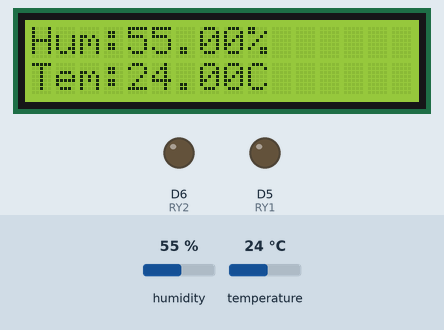
Recording of a sketch running on a simulated ESP8266 (NodeMCU). On the bench: 16×2 character LCD, output pins drawn as LEDs (lit = HIGH). The test bench sets the inputs (shaded band); at power-on: temperature 24 °C, humidity 55 %. What the sketch prints to the serial monitor is not drawn.

Above: at 1.3 s.
1.4 s: temperature set to 26 °C
At 3.3 s:
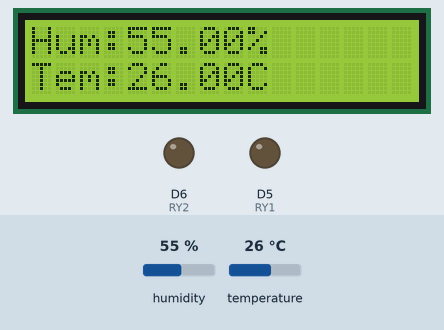
4.2 s: temperature set to 29 °C
At 4.6 s:
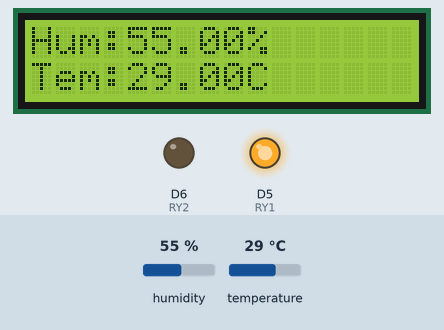
7.0 s: humidity set to 22 %
At 9.6 s:
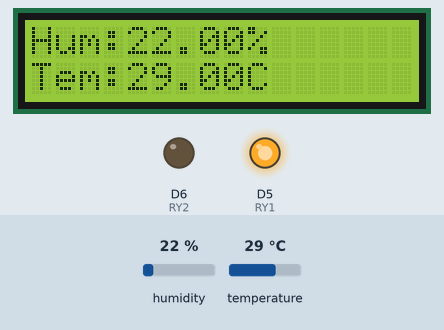
9.9 s: humidity set to 40 %
At 11.0 s:
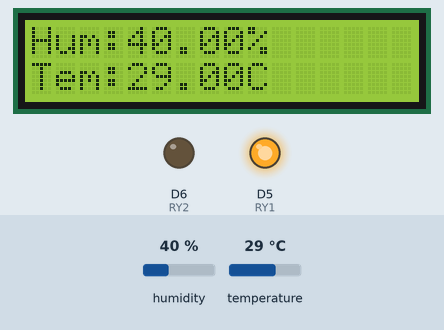
Timing chart, 0 to 12.9 s (numbered marks = the images above; inputs shaded):
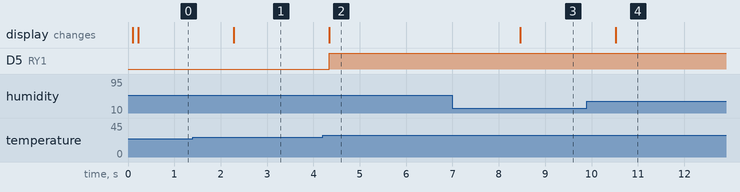

Measured:
- the behaviour switches between 27 and 28 °C on temperature (found by bisection; images 1 and 2)
- after the input at 1.4 s, the display: changes after 0.88 s (image 1)
- after the input at 4.2 s, D5 (RY1): LOW → HIGH after 0.14 s; the display: changes after 0.14 s (image 2)
- after the input at 7.0 s, the display: changes after 1.5 s (image 3)
- after the input at 9.9 s, the display: changes after 0.62 s (image 4)

The sketch:

ESP8266-DHT22-WATER-LCD.ino
```cpp
#include <Wire.h>
#include "DHT.h"
#include <LiquidCrystal_I2C.h>
/*
#include <SPI.h>  // not used here, but needed to prevent a RTClib compile error
#include <RTClib.h>
RTC_DS3231 RTC;
*/
#define RY1 D5
#define RY2 D6
#define RY3 D7
#define RY4 D8

#define LDR D4

#define DHTPIN D0
#define DHTTYPE DHT11     // DHT 11
//#define DHTTYPE DHT22   // DHT 22 (AM2302), AM2321
//#define DHTTYPE DHT21   // DHT 21 (AM2301)
DHT dht(DHTPIN, DHTTYPE);

LiquidCrystal_I2C lcd(0x27, 16, 2);
//LiquidCrystal_I2C lcd(0x3F, 16, 2); // ถ้าจอไม่ขึ้นให้ลองใช้ตำแหน่ง 0x3F นี้

void setup() {
  pinMode(RY1, OUTPUT);
  pinMode(RY2, OUTPUT);
  pinMode(LDR, INPUT_PULLUP);

  Serial.begin(115200);
  delay(100);
/*
  Wire.begin();
  RTC.begin();
  RTC.adjust(DateTime(__DATE__, __TIME__));
  if (! RTC.isrunning()) {
    Serial.println("RTC is NOT running!");
    // following line sets the RTC to the date & time this sketch was compiled
    RTC.adjust(DateTime(__DATE__, __TIME__));
  }
  DateTime now = RTC.now();
  RTC.setAlarm1Simple(21, 58);
  RTC.turnOnAlarm(1);
  if (RTC.checkAlarmEnabled(1)) {
    Serial.println("Alarm Enabled");
  }
  */
  dht.begin();
  lcd.begin();
 // lcd.backlight();   //เปิดไฟ backlight
}

void loop() {
/*
  DateTime now = RTC.now();

  Serial.print(now.year(), DEC);
  Serial.print('/');
  Serial.print(now.month(), DEC);
  Serial.print('/');
  Serial.print(now.day(), DEC);
  Serial.print(' ');
  Serial.print(now.hour());
  Serial.print(':');
  Serial.print(now.minute());
  Serial.print(':');
  Serial.print(now.second(), DEC);
  Serial.println();

  if (RTC.checkIfAlarm(1)) {
    Serial.println("Alarm Triggered");
  }

  if (now.hour() == 15 && now.minute() == 55 ) { //ถ้าชั่วโมงเท่ากับ 22 และนาทีเท่ากับ 19 จะสั่งให้เปิดไฟ
    digitalWrite(RY3, LOW); // สั่งให้ Relay3 ติด
    Serial.println("RY3 ON");
  }else{
    digitalWrite(RY3, HIGH); // สั่งให้ Relay3 ดับ
    Serial.println("RY3 OFF");
  }

  if (now.second() >= 0 ) { //ถ้าวินาทีเท่ากับ 60 จะสั่งให้เปิดไฟ
    digitalWrite(RY4, HIGH); // สั่งให้ Relay4 ติด
    Serial.println("RY4 ON");
    delay(10000);
  }else{
    digitalWrite(RY4, LOW); // สั่งให้ Relay4 ดับ
    Serial.println("RY4 OFF");
  }

  Serial.println();


  int btnLDR=digitalRead(LDR);

  */

  float h = dht.readHumidity();
  float t = dht.readTemperature();

  if (isnan(h) || isnan(t)) {
    Serial.println(F("Failed to read from DHT sensor!"));
    return;
  }

  lcd.setCursor(0, 0);
  lcd.print("Hum:     ");
  lcd.setCursor(4, 0);
  lcd.print(h);
  lcd.setCursor(9, 0);
  lcd.print("%");
  lcd.setCursor(0, 1);
  lcd.print("Tem:     ");
  lcd.setCursor(4, 1);
  lcd.print(t);
  lcd.setCursor(9, 1);
  lcd.print("C");

  Serial.print("อุณหภูมิ  ");
  Serial.print(t); // แสดงค่าอุณหภูมิ
  Serial.println(" *C");
  Serial.print("ความชื้นสัมพัทธ์  ");
  Serial.print(h); // แสดงค่าความชื้น
  Serial.println(" %");
  Serial.println("\n.........");

  if(t >= 28 ){
    digitalWrite(RY1, HIGH);
    Serial.print("Relay ON  \n");
  }else{
    digitalWrite(RY1, LOW);
    Serial.print("Relay OFF  \n");
  }
/*
  if(btnLDR == HIGH){
    digitalWrite(RY2, HIGH);
    Serial.print("Light ON  \n");
  }else{
    digitalWrite(RY2, LOW);
    Serial.print("Light OFF  \n");
  }
*/
   delay(2000);
}
```
